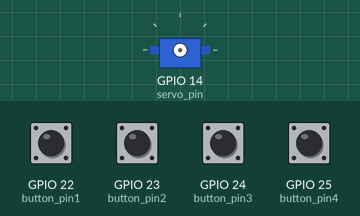
Recording of a program running on a simulated Raspberry Pi (BCM pin numbers). Shown: servo. The test bench sets the inputs (shaded band); at power-on: GPIO 22 (button_pin1), GPIO 23 (button_pin2), GPIO 24 (button_pin3), GPIO 25 (button_pin4) HIGH. Servo angles are drawn from the pulse width (0.5 ms = 0°, 2.5 ms = 180°); the clock reads 2024-03-15 10:24:30 at power-on unless the program sets it.

Above: at 1.2 s.
1.3 s: GPIO 22 (button_pin1) pulled LOW for 0.15 s
2.9 s: GPIO 23 (button_pin2) pulled LOW for 0.15 s
At 4.1 s:
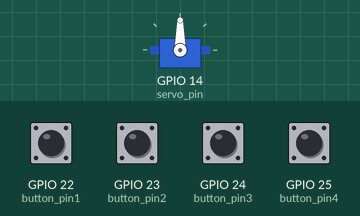
4.5 s: GPIO 24 (button_pin3) pulled LOW for 0.15 s
At 5.4 s:
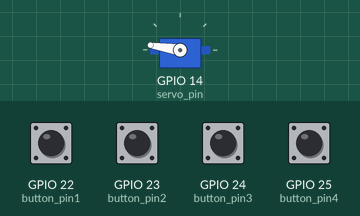
6.1 s: GPIO 25 (button_pin4) pulled LOW for 0.15 s
At 6.7 s:
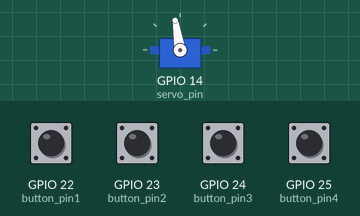
7.7 s: GPIO 22 (button_pin1) pulled LOW for 1 s
At 8.0 s:
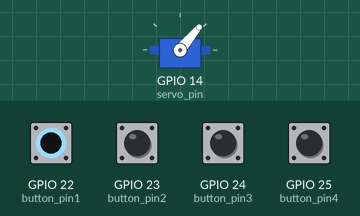
10.2 s: GPIO 23 (button_pin2) pulled LOW for 1 s
At 11.2 s:
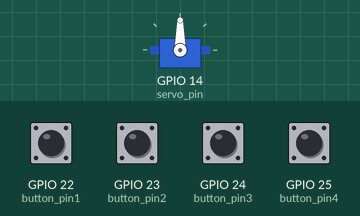
Timing chart, 0 to 13.2 s (numbered marks = the images above; inputs shaded):
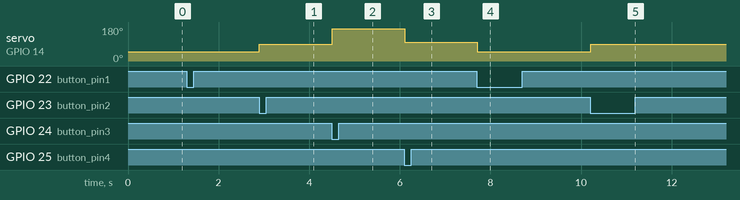

Measured:
- after the input at 2.9 s, servo on GPIO 14 (servo_pin): 50° → 90° at once
- after the input at 4.5 s, servo on GPIO 14 (servo_pin): 90° → 171° at once
- after the input at 6.1 s, servo on GPIO 14 (servo_pin): 171° → 99° at once
- after the input at 7.7 s, servo on GPIO 14 (servo_pin): 99° → 50° at once
- after the input at 10.2 s, servo on GPIO 14 (servo_pin): 50° → 90° at once

The program:

lswmission04.py
```python
import RPi.GPIO as GPIO
import time

servo_pin = 14
button_pin1 = 22
button_pin2 = 23
button_pin3 = 24
button_pin4 = 25

GPIO.setmode(GPIO.BCM)
GPIO.setup(servo_pin, GPIO.OUT)
GPIO.setup(button_pin1, GPIO.IN, pull_up_down=GPIO.PUD_UP)
GPIO.setup(button_pin2, GPIO.IN, pull_up_down=GPIO.PUD_UP)
GPIO.setup(button_pin3, GPIO.IN, pull_up_down=GPIO.PUD_UP)
GPIO.setup(button_pin4, GPIO.IN, pull_up_down=GPIO.PUD_UP)

servo = GPIO.PWM(servo_pin, 50)
servo.start(0)

servo_min_duty = 3
servo_max_duty = 12
current_deg = 90

def set_servo_degree(degree):
    GPIO.setup(servo_pin, GPIO.OUT)
    past_time = time.time()

    if degree > 180:
        degree = 180
    elif degree < 0:
        degree = 0

    duty = servo_min_duty + (degree * (servo_max_duty - servo_min_duty) / 180.0)
    servo.ChangeDutyCycle(duty)

    while True:
        current_time = time.time()
        if current_time - past_time > 0.5:
            break

    GPIO.setup(servo_pin, GPIO.IN)
    return degree

try:
    while True:
        if GPIO.input(button_pin1) == GPIO.LOW:
            set_servo_degree(45)
        elif GPIO.input(button_pin2) == GPIO.LOW:
            set_servo_degree(90)
        elif GPIO.input(button_pin3) == GPIO.LOW:
            set_servo_degree(180)
        elif GPIO.input(button_pin4) == GPIO.LOW:
            set_servo_degree(100)

        time.sleep(0.1)

except KeyboardInterrupt:
    pass

finally:
    GPIO.cleanup()
```
